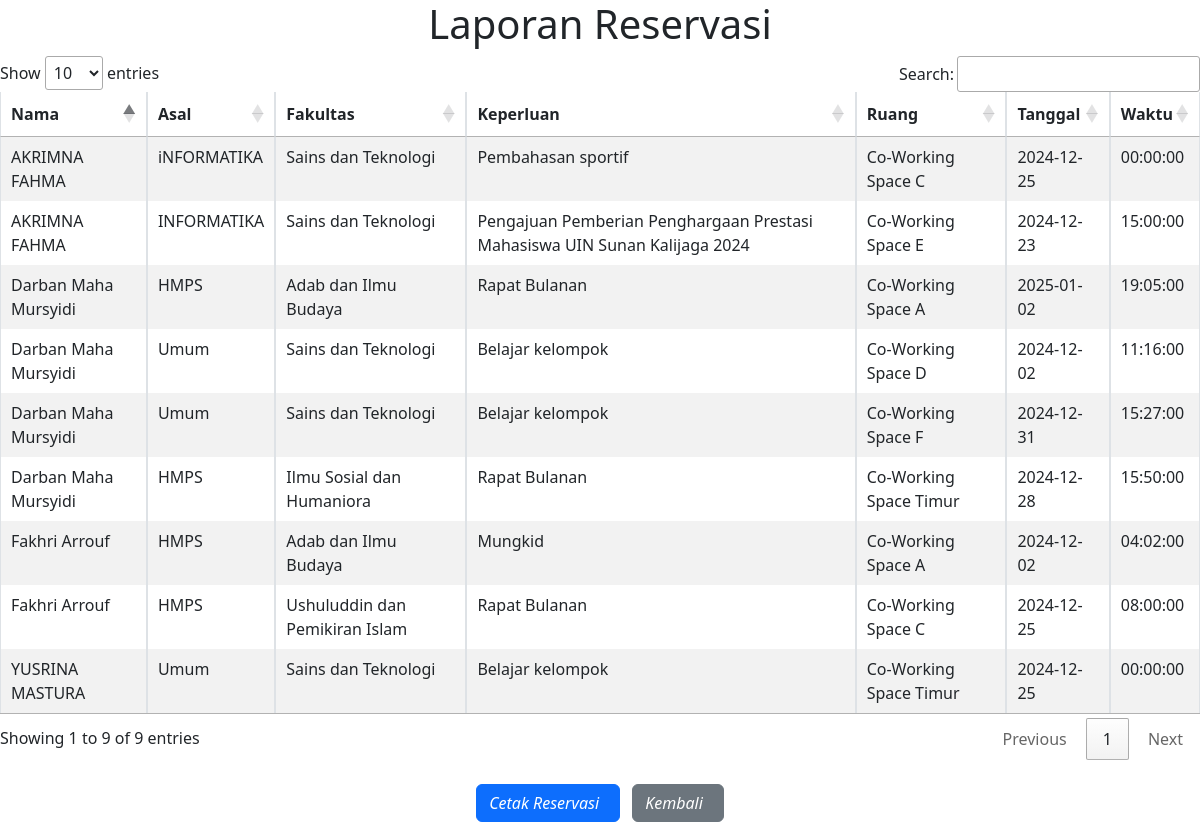
The page /tampilUser.php on the database as committed earlier.
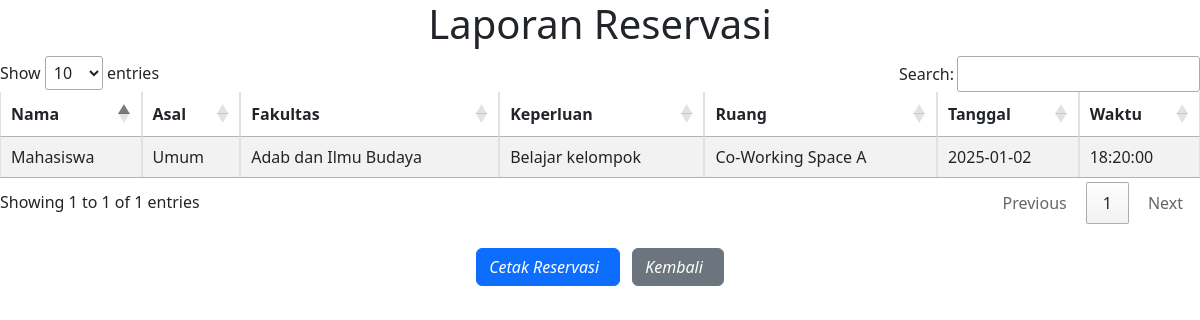
The same page on the database as committed later.
### tables this page shows
CREATE TABLE `reservasi` (
  `id` int(11) NOT NULL,
  `nama` varchar(100) NOT NULL,
  `asal` varchar(255) NOT NULL,
  `fakultas` varchar(35) NOT NULL,
  `keperluan` varchar(100) NOT NULL,
  `ruang` varchar(100) NOT NULL,
  `tanggal` date NOT NULL,
  `waktu` time NOT NULL,
  `waktu_selesai` time NOT NULL
);

### tampilUser.php (the view, shortened to what this page needs)
<!DOCTYPE html>
<html lang="en">
<head>
    <link rel="stylesheet" href="https://cdn.datatables.net/1.13.4/css/jquery.dataTables.min.css">
    <link rel="stylesheet" href="https://cdn.jsdelivr.net/npm/bootstrap@5.3.0-alpha3/dist/css/bootstrap.min.css">
</head>
<body>
    <h1 style="text-align: center;">Laporan Reservasi</h1>
    <table id="myTable" class="table table-striped table-bordered">
        <thead>
            <tr>
                <th>Nama</th>
                <th>Asal</th>
                <th>Fakultas</th>
                <th>Keperluan</th>
                <th>Ruang</th>
                <th>Tanggal</th>
                <th>Waktu</th>
            </tr>
        </thead>
        <tbody>
            <?php
            include 'koneksi.php';
            $sql = "SELECT * FROM reservasi";
            $result = $conn->query($sql);
            if ($result->num_rows > 0) {
                while ($row = $result->fetch_assoc()) {
                    echo "<tr>";
                    echo "<td>" . $row['nama'] . "</td>";
                    echo "<td>" . $row['asal'] . "</td>";
                    echo "<td>" . $row['fakultas'] . "</td>";
                    echo "<td>" . $row['keperluan'] . "</td>";
                    echo "<td>" . $row['ruang'] . "</td>";
                    echo "<td>" . $row['tanggal'] . "</td>";
                    echo "<td>" . $row['waktu'] . "</td>";
                    echo "</tr>";
                }
            }
            ?>
        </tbody>
    </table>
    <div class="text-center mt-4">
        <button class="btn btn-primary me-2" onclick="printInvoice()">
            <i class="bi bi-printer-fill me-2">Cetak Reservasi</i>
        </button>
        <a href="crudReservasi.php" class="btn btn-secondary">
            <i class="bi bi-arrow-left me-2">Kembali</i>
        </a>
    </div>
</body>
</html>

Rows that differ between the two databases and show on the page:
removed reservasi: nama "Darban Maha Mursyidi", asal "HMPS", fakultas "Adab dan Ilmu Budaya", keperluan "Rapat Bulanan", ruang "Co-Working Space A", tanggal "2025-01-02", waktu "19:05:00"
removed reservasi: nama "Fakhri Arrouf", asal "HMPS", fakultas "Adab dan Ilmu Budaya", keperluan "Mungkid", ruang "Co-Working Space A", tanggal "2024-12-02", waktu "04:02:00"
removed reservasi: nama "Darban Maha Mursyidi", asal "Umum", fakultas "Sains dan Teknologi", keperluan "Belajar kelompok", ruang "Co-Working Space D", tanggal "2024-12-02", waktu "11:16:00"
removed reservasi: nama "YUSRINA MASTURA", asal "Umum", fakultas "Sains dan Teknologi", keperluan "Belajar kelompok", ruang "Co-Working Space Timur", tanggal "2024-12-25", waktu "00:00:00"
removed reservasi: nama "Fakhri Arrouf", asal "HMPS", fakultas "Ushuluddin dan Pemikiran Islam", keperluan "Rapat Bulanan", ruang "Co-Working Space C", tanggal "2024-12-25", waktu "08:00:00"
removed reservasi: nama "AKRIMNA FAHMA", asal "iNFORMATIKA", fakultas "Sains dan Teknologi", keperluan "Pembahasan sportif", ruang "Co-Working Space C", tanggal "2024-12-25", waktu "00:00:00"
removed reservasi: nama "AKRIMNA FAHMA", asal "INFORMATIKA", fakultas "Sains dan Teknologi", keperluan "Pengajuan Pemberian Penghargaan Prestasi Mahasiswa UIN Sunan Kalijaga 2024", ruang "Co-Working Space E", tanggal "2024-12-23", waktu "15:00:00"
removed reservasi: nama "Darban Maha Mursyidi", asal "Umum", fakultas "Sains dan Teknologi", keperluan "Belajar kelompok", ruang "Co-Working Space F", tanggal "2024-12-31", waktu "15:27:00"
removed reservasi: nama "Darban Maha Mursyidi", asal "HMPS", fakultas "Ilmu Sosial dan Humaniora", keperluan "Rapat Bulanan", ruang "Co-Working Space Timur", tanggal "2024-12-28", waktu "15:50:00"
added reservasi: nama "Mahasiswa", asal "Umum", fakultas "Adab dan Ilmu Budaya", keperluan "Belajar kelompok", ruang "Co-Working Space A", tanggal "2025-01-02", waktu "18:20:00"
Other text that changed with them:
text written by a page script: "Show entries Search: Showing 1 to 9 of 9 entries Previous 1 Next" → "Show entries Search: Showing 1 to 1 of 1 entries Previous 1 Next"
